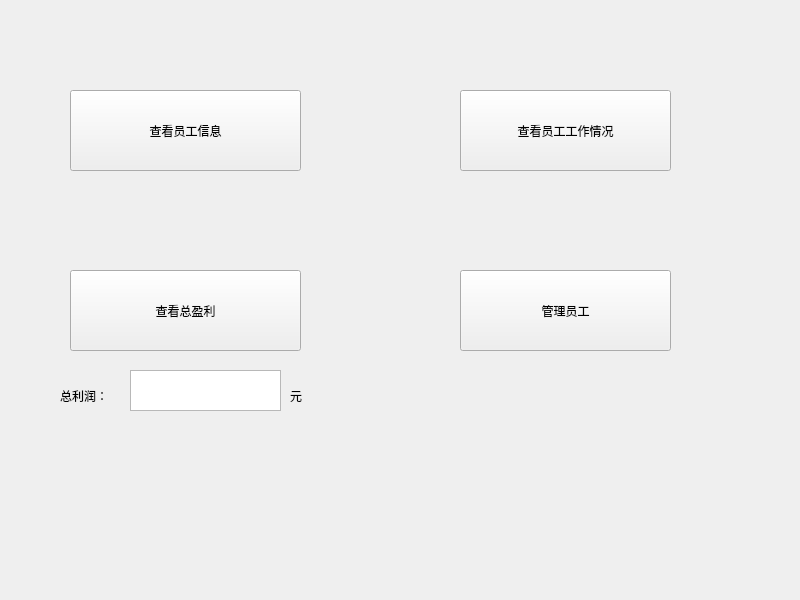
<?xml version="1.0" encoding="UTF-8"?>
<ui version="4.0">
 <class>hr</class>
 <widget class="QWidget" name="hr">
  <property name="geometry">
   <rect>
    <x>0</x>
    <y>0</y>
    <width>800</width>
    <height>600</height>
   </rect>
  </property>
  <property name="windowTitle">
   <string>Form</string>
  </property>
  <widget class="QPushButton" name="pushButton">
   <property name="geometry">
    <rect>
     <x>70</x>
     <y>90</y>
     <width>231</width>
     <height>81</height>
    </rect>
   </property>
   <property name="text">
    <string>查看员工信息</string>
   </property>
  </widget>
  <widget class="QPushButton" name="pushButton_2">
   <property name="geometry">
    <rect>
     <x>70</x>
     <y>270</y>
     <width>231</width>
     <height>81</height>
    </rect>
   </property>
   <property name="text">
    <string>查看总盈利</string>
   </property>
  </widget>
  <widget class="QPushButton" name="pushButton_3">
   <property name="geometry">
    <rect>
     <x>460</x>
     <y>90</y>
     <width>211</width>
     <height>81</height>
    </rect>
   </property>
   <property name="text">
    <string>查看员工工作情况</string>
   </property>
  </widget>
  <widget class="QPushButton" name="pushButton_4">
   <property name="geometry">
    <rect>
     <x>460</x>
     <y>270</y>
     <width>211</width>
     <height>81</height>
    </rect>
   </property>
   <property name="text">
    <string>管理员工</string>
   </property>
  </widget>
  <widget class="QTextBrowser" name="textBrowser">
   <property name="geometry">
    <rect>
     <x>130</x>
     <y>370</y>
     <width>151</width>
     <height>41</height>
    </rect>
   </property>
  </widget>
  <widget class="QLabel" name="label">
   <property name="geometry">
    <rect>
     <x>60</x>
     <y>380</y>
     <width>71</width>
     <height>31</height>
    </rect>
   </property>
   <property name="text">
    <string>总利润：</string>
   </property>
  </widget>
  <widget class="QLabel" name="label_2">
   <property name="geometry">
    <rect>
     <x>290</x>
     <y>380</y>
     <width>51</width>
     <height>31</height>
    </rect>
   </property>
   <property name="text">
    <string>元</string>
   </property>
  </widget>
 </widget>
 <resources/>
 <connections/>
</ui>
